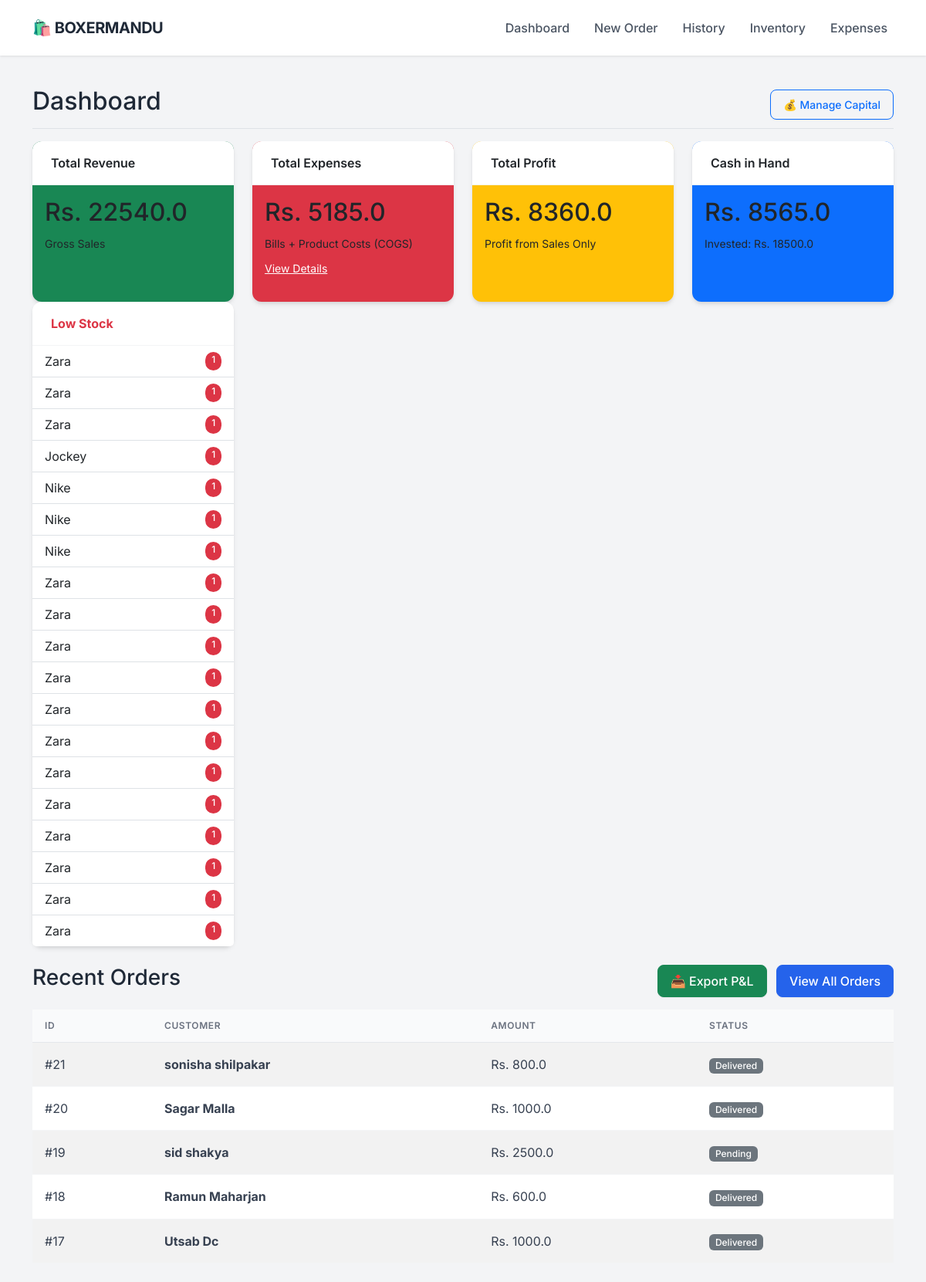
Before: / with the older database file.
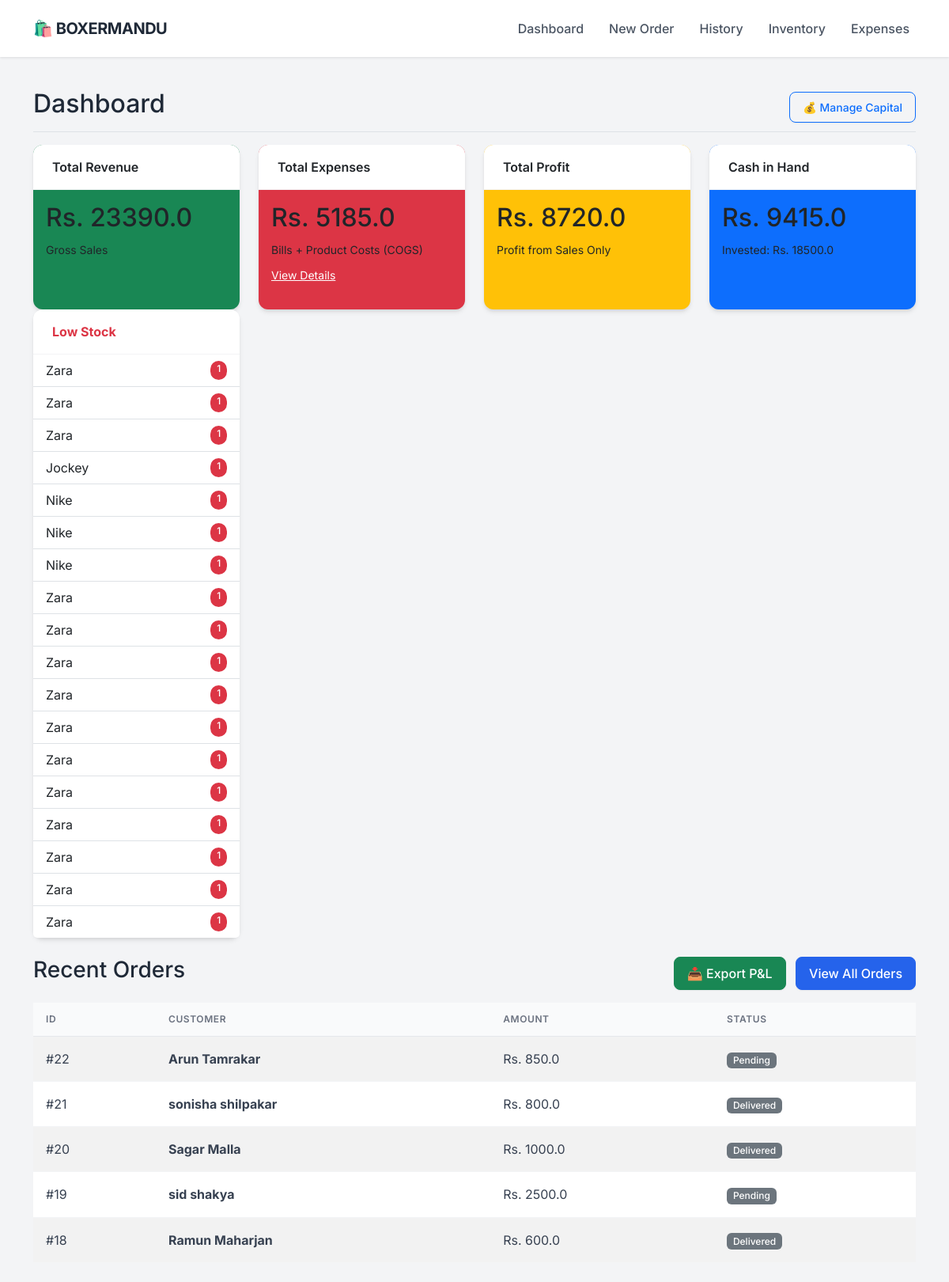
After: the same page with the newer database file.
### app.py (models this page shows)
class Product(db.Model):
    id = db.Column(db.Integer, primary_key=True)
    sku = db.Column(db.String(50), unique=True, nullable=True)
    name = db.Column(db.String(100), nullable=False)
    size = db.Column(db.String(10), nullable=False)
    cost_price = db.Column(db.Float, default=0.0)
    price = db.Column(db.Float, nullable=False)
    stock = db.Column(db.Integer, default=0)
    image = db.Column(db.String(100), nullable=True)

class Order(db.Model):
    id = db.Column(db.Integer, primary_key=True)
    customer_name = db.Column(db.String(100), nullable=False)
    phone = db.Column(db.String(20), nullable=False)
    address = db.Column(db.String(200), nullable=True)
    date = db.Column(db.DateTime, default=datetime.utcnow)
    total_amount = db.Column(db.Float, default=0.0)
    profit = db.Column(db.Float, default=0.0)
    status = db.Column(db.String(20), default='Pending')
    items = db.relationship('OrderItem', backref='order', lazy=True)

### app.py (the view)
@app.route('/')
def dashboard():
    total_investment = db.session.query(db.func.sum(Investment.amount)).scalar() or 0
    total_sales = db.session.query(db.func.sum(Order.total_amount)).scalar() or 0
    manual_expenses = db.session.query(db.func.sum(Expense.amount)).scalar() or 0
    current_inventory_cost = 0
    products = Product.query.all()
    for p in products:
        current_inventory_cost += (p.stock * p.cost_price)
    gross_profit = db.session.query(db.func.sum(Order.profit)).scalar() or 0
    cost_of_sold_goods = total_sales - gross_profit
    total_product_spend = current_inventory_cost + cost_of_sold_goods
    cash_in_hand = (total_investment + total_sales) - (total_product_spend + manual_expenses)
    net_profit = gross_profit # As you requested previously (Sales Profit only)
    recent_orders = Order.query.order_by(Order.date.desc()).limit(5).all()
    low_stock = Product.query.filter(Product.stock < 2, Product.stock > 0).all()
    out_of_stock = Product.query.filter(Product.stock == 0).all()
    investments = Investment.query.order_by(Investment.date.desc()).all()
    return render_template('dashboard.html',
                           sales=total_sales,
                           gross_profit=gross_profit,
                           expenses=manual_expenses,
                           net_profit=net_profit,
                           cash_in_hand=cash_in_hand, # <--- NEW DATA
                           total_investment=total_investment, # <--- NEW DATA
                           orders=recent_orders,
                           investments=investments,
                           low_stock=low_stock,
                           out_of_stock=out_of_stock)

### templates/dashboard.html (shortened to what this page needs)
{% extends "layout.html" %}
{% block content %}
<div class="d-flex justify-content-between flex-wrap flex-md-nowrap align-items-center pt-3 pb-2 mb-3 border-bottom">
    <h1 class="h2">Dashboard</h1>
    <div class="btn-toolbar mb-2 mb-md-0">
        <button type="button" class="btn btn-sm btn-outline-primary" data-bs-toggle="modal" data-bs-target="#investmentHistoryModal">
    💰 Manage Capital
</button>
    </div>
</div>
<div class="row mb-4">
    <div class="col-md-3">
        <div class="card text-dark bg-success mb-3 h-100">
            <div class="card-header">Total Revenue</div>
            <div class="card-body">
                <h2 class="card-title">Rs. {{ sales }}</h2>
                <small>Gross Sales</small>
            </div>
        </div>
    </div>
    <div class="col-md-3">
        <div class="card text-dark bg-danger mb-3 h-100">
            <div class="card-header">Total Expenses</div>
            <div class="card-body">
                <h2 class="card-title">Rs. {{ expenses }}</h2>
                <small>Bills + Product Costs (COGS)</small> <div class="mt-2">
                    <a href="/expenses" class="text-white text-decoration-underline small">View Details</a>
                </div>
            </div>
        </div>
    </div>
    <div class="col-md-3">
        <div class="card text-dark bg-warning mb-3 h-100">
            <div class="card-header">Total Profit</div>
            <div class="card-body">
                <h2 class="card-title">Rs. {{ net_profit }}</h2>
                <small>Profit from Sales Only</small>
            </div>
        </div>
    </div>
    <div class="col-md-3">
        <div class="card text-dark bg-primary mb-3 h-100">
            <div class="card-header">Cash in Hand</div>
            <div class="card-body">
                <h2 class="card-title">Rs. {{ cash_in_hand }}</h2>
                <small>Invested: Rs. {{ total_investment }}</small>
            </div>
        </div>
    </div>
    <div class="col-md-3">
        <div class="card border-danger h-100">
            <div class="card-header bg-transparent text-danger fw-bold">Low Stock</div>
            <ul class="list-group list-group-flush list-group-sm">
                {% for item in low_stock %}
                <li class="list-group-item d-flex justify-content-between">
                    <span>{{ item.name }}</span>
                    <span class="badge bg-danger rounded-pill">{{ item.stock }}</span>
                </li>
                {% endfor %}
            </ul>
        </div>
    </div>
</div>
<div class="d-flex justify-content-between align-items-center mb-3">
    <h3>Recent Orders</h3>
    <div>
        <a href="/export_excel" class="btn btn-success me-2">📥 Export P&L</a>
        <a href="/orders" class="btn btn-primary">View All Orders</a>
    </div>
</div>
<table class="table table-striped bg-white align-middle">
    <thead>
        <tr>
            <th>ID</th>
            <th>Customer</th>
            <th>Amount</th>
            <th>Status</th>
        </tr>
    </thead>
    <tbody>
        {% for order in orders %}
        <tr>
            <td>#{{ order.id }}</td>
            <td><strong>{{ order.customer_name }}</strong></td>
            <td>Rs. {{ order.total_amount }}</td>
            <td><span class="badge bg-secondary">{{ order.status }}</span></td>
        </tr>
        {% endfor %}
    </tbody>
</table>
{% endblock %}

Changed rows visible on the page:
no longer on this page (row edited): Product: name "Zara", stock "1"
no longer on this page (row unchanged): Order: id "17", customer_name "Utsab Dc", total_amount "1000.0", status "Delivered"
added Order: id "22", customer_name "Arun Tamrakar", total_amount "850.0", status "Pending"
Other visible differences:
{{ sales }}: "22540.0" → "23390.0"
{{ net_profit }}: "8360.0" → "8720.0"
{{ cash_in_hand }}: "8565.0" → "9415.0"
